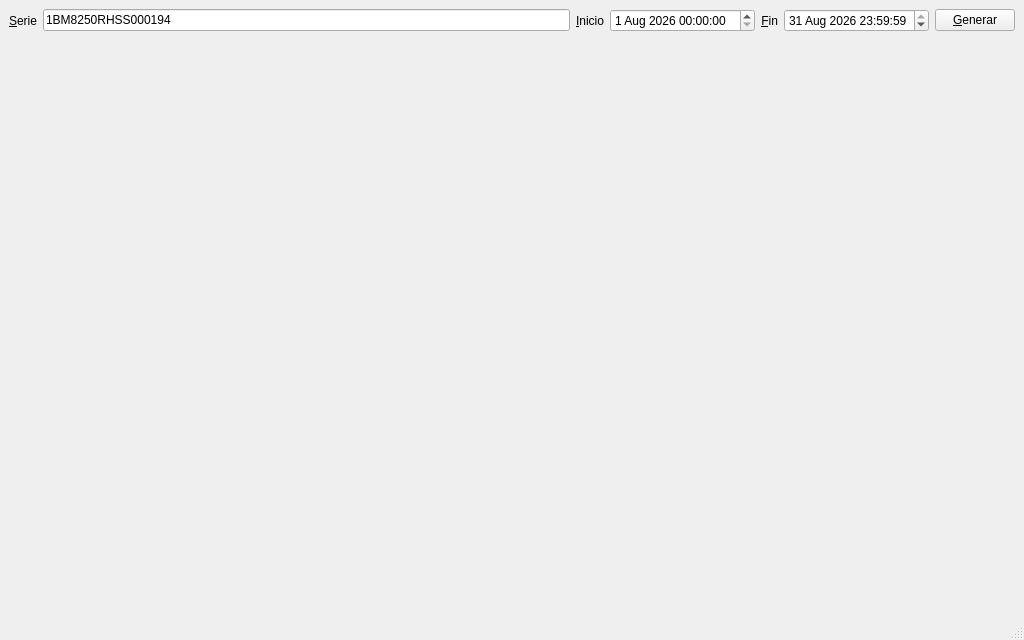
<?xml version="1.0" encoding="UTF-8"?>
<ui version="4.0">
 <class>MainWindow</class>
 <widget class="QMainWindow" name="MainWindow">
  <property name="geometry">
   <rect>
    <x>0</x>
    <y>0</y>
    <width>1024</width>
    <height>640</height>
   </rect>
  </property>
  <property name="minimumSize">
   <size>
    <width>790</width>
    <height>481</height>
   </size>
  </property>
  <property name="windowTitle">
   <string>MainWindow</string>
  </property>
  <widget class="QWidget" name="centralwidget">
   <layout class="QGridLayout" name="gridLayout">
    <item row="0" column="0">
     <widget class="QLabel" name="lblSerie">
      <property name="text">
       <string>&amp;Serie</string>
      </property>
      <property name="alignment">
       <set>Qt::AlignRight|Qt::AlignTrailing|Qt::AlignVCenter</set>
      </property>
      <property name="buddy">
       <cstring>edtSerie</cstring>
      </property>
     </widget>
    </item>
    <item row="0" column="1">
     <widget class="QLineEdit" name="edtSerie">
      <property name="text">
       <string>1BM8250RHSS000194</string>
      </property>
     </widget>
    </item>
    <item row="0" column="2">
     <widget class="QLabel" name="lblInicio">
      <property name="text">
       <string>&amp;Inicio</string>
      </property>
      <property name="alignment">
       <set>Qt::AlignRight|Qt::AlignTrailing|Qt::AlignVCenter</set>
      </property>
      <property name="buddy">
       <cstring>dteInicio</cstring>
      </property>
     </widget>
    </item>
    <item row="0" column="3">
     <widget class="QDateTimeEdit" name="dteInicio">
      <property name="dateTime">
       <datetime>
        <hour>0</hour>
        <minute>0</minute>
        <second>0</second>
        <year>2026</year>
        <month>8</month>
        <day>1</day>
       </datetime>
      </property>
     </widget>
    </item>
    <item row="0" column="4">
     <widget class="QLabel" name="lblFin">
      <property name="text">
       <string>&amp;Fin</string>
      </property>
      <property name="alignment">
       <set>Qt::AlignRight|Qt::AlignTrailing|Qt::AlignVCenter</set>
      </property>
      <property name="buddy">
       <cstring>dteFin</cstring>
      </property>
     </widget>
    </item>
    <item row="0" column="5">
     <widget class="QDateTimeEdit" name="dteFin">
      <property name="dateTime">
       <datetime>
        <hour>23</hour>
        <minute>59</minute>
        <second>59</second>
        <year>2026</year>
        <month>8</month>
        <day>31</day>
       </datetime>
      </property>
     </widget>
    </item>
    <item row="0" column="6">
     <widget class="QPushButton" name="btnQuery">
      <property name="text">
       <string>&amp;Generar</string>
      </property>
     </widget>
    </item>
    <item row="1" column="0" colspan="7">
     <widget class="QWidget" name="wdg1" native="true"/>
    </item>
   </layout>
  </widget>
  <widget class="QMenuBar" name="menubar">
   <property name="geometry">
    <rect>
     <x>0</x>
     <y>0</y>
     <width>1024</width>
     <height>21</height>
    </rect>
   </property>
  </widget>
  <widget class="QStatusBar" name="statusbar"/>
 </widget>
 <resources/>
 <connections/>
</ui>
